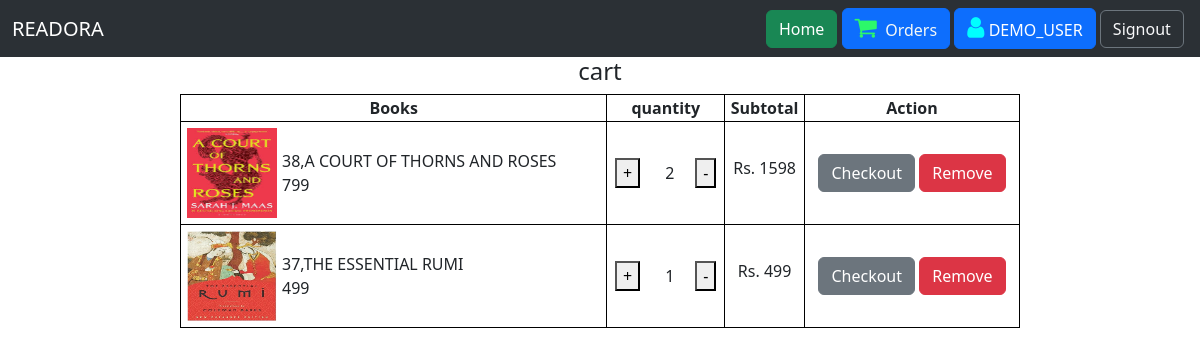
/cart/my-cart/ (signed in), run on the app's committed database.
### cartapp/models.py (models this page shows, shortened)
class Cart(models.Model):
    user = models.ForeignKey(User, on_delete=models.CASCADE)
    book = models.ForeignKey(Book, on_delete=models.CASCADE)
    quantity = models.PositiveBigIntegerField(default=1)
    created_at = models.DateTimeField(auto_now_add=True)
    ordered = models.BooleanField(default=False)
    def total(self):
        return self.book.price*self.quantity

### ecommerce_app/models.py (models this page shows, shortened)
class Book(models.Model):
    genre = models.ForeignKey(Genre, on_delete=models.CASCADE)
    title = models.CharField(max_length=150)
    slug = models.SlugField(unique=True,blank=True)
    author  = models.CharField(max_length=150)
    price = models.IntegerField()
    stock = models.PositiveIntegerField()
    image = models.ImageField(upload_to='book_images/',null=True,blank=True)
    is_active = models.BooleanField(default=True)
    created_at = models.DateTimeField(auto_now_add=True)
    updated_at = models.DateTimeField(auto_now=True)

### cartapp/views.py (the view)
# urls.py: path('cart/',include('cartapp.urls')),
@login_required(login_url='signin')
def cart(request):
    try:
        cart = Cart.objects.filter(user=request.user,ordered=False).order_by('-created_at')
    except ObjectDoesNotExist:
        pass
    context = {'cart':cart}
    return render(request,'cart.html',context)

### cartapp/templates/cart.html (shortened to what this page needs)
<!DOCTYPE html>
<html lang="en">
  <head>
    <link href="https://cdn.jsdelivr.net/npm/bootstrap@5.3.8/dist/css/bootstrap.min.css" rel="stylesheet"
>
    <link rel="stylesheet" href="https://cdnjs.cloudflare.com/ajax/libs/font-awesome/4.7.0/css/font-awesome.min.css">
  </head>
  <body>
    <nav class="navbar navbar-expand-lg bg-body-tertiary sticky-top"  data-bs-theme="dark">
      <div class="container-fluid">
            <a class="navbar-brand" href="/">READORA</a>
            <div class="d-grid gap-2 d-md-flex justify-content-md-end">
                <a href="{% url 'home' %}"><button class="btn btn-success" type="button">Home</button></a>
            </div>&nbsp;
          {% if user.is_authenticated %}
            <button class="btn btn-primary" type="button"><a href="{% url 'orders' %}" style="color: rgb(244, 248, 246);text-decoration: none;"><i class="fa fa-shopping-cart" style="font-size:24px;color:rgb(44, 248, 106);"></i>
                &nbsp;Orders</a>
            </button>&nbsp;
            <button class="btn btn-primary" type="button"><i class="fa fa-user"
              style="font-size:24px;color: aqua;"></i>&nbsp;{{user.username}}
            </button>&nbsp;
            <div class="d-grid gap-2 d-md-flex justify-content-md-end">
              <a href="{% url 'signout' %}"> <button type="button" class="btn btn-outline-secondary"
                style="color: rgb(248, 248, 250);">Signout</button>
              </a>
            </div>
          {% else %}
            <div class="d-grid gap-2 d-md-flex justify-content-md-end">
              <a href="{% url 'signin' %}"><button class="btn btn-primary" type="button">Signin</button></a>
            </div>
          {% endif %}&nbsp;
  </nav>
        <h4 style="text-align: center;">cart</h4>
          <table>
            <tr style="text-align: center;">
              <th>Books</th>
              <th>quantity</th>
              <th>Subtotal</th>
              <th>Action</th>
            </tr>
           {% for cart in cart %}
            <tr>
              <td>
                <div style="display:flex; align-items:center;">
                  <img src="{{cart.book.image.url}}" style="padding:5px;width: 100px;height: 100px;">
                <div>
                <div>{{cart.id}},{{cart.book.title}}</div>
                <div>{{cart.book.price}}</div>
              </td>
              <td style="text-align: center;"><a href="{% url 'plus' cart.id %}"><button>+</button></a>&nbsp;&nbsp;&nbsp;&nbsp;&nbsp; {{cart.quantity}}&nbsp;&nbsp;&nbsp;&nbsp; <a href="{% url 'minus' cart.id %}"><button>-</button></a></td>
              <td style="text-align: center;"><h6>Rs. <span>{{cart.total}}</span></h6></td>
              <td style="text-align: center;"><a href="{% url 'checkout' cart.id %}"><button type="button" class="btn btn-secondary">Checkout</button></a>
                <a href="{% url 'remove' cart.id %}"><button type="button" class="btn btn-danger">Remove</button></a>
              </td>
            </tr>
            {% endfor %}
          </table>
  </body>
</html>

### cartapp/templates/cart.html (style rules this page uses)
table { width: 70%; margin: 0 auto; }
table,th,td { border-collapse: collapse; border: 1px solid black; }

### data on the page
Cart: book.image (picture), id "38", book "A COURT OF THORNS AND ROSES", book.price "799", quantity "2", total "1598"
Cart: book.image (picture), id "37", book "THE ESSENTIAL RUMI", book.price "499", quantity "1", total "499"

### other printed values
{{ user.username }} "DEMO_USER"
